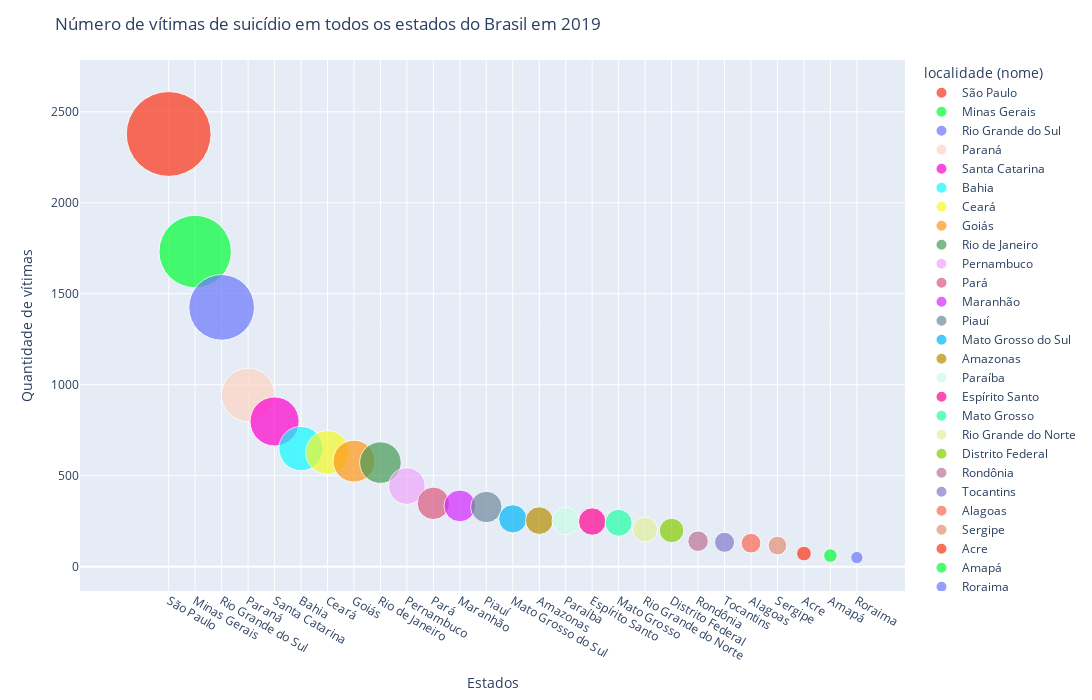

Write notebook code for a chart like this one.
### Markdown cell above
Gerando o gráfico

### Code cell
# Gráfico 1

nm_coluna_x = "localidade (nome)"
nm_coluna_y = "Ano"
qtde_municipios = 27
data_analise = df_2019.iloc[0]['data']

df_sorted = df_2019.sort_values('Ano', ascending=False)

fig = px.scatter(df_sorted.head(qtde_municipios),
x = nm_coluna_x,
y = nm_coluna_y,
size = nm_coluna_y,
color = nm_coluna_x,
hover_name = nm_coluna_x,
size_max = 60,
color_discrete_sequence= px.colors.qualitative.Light24)

fig.update_layout(
title = "Número de vítimas de suicídio em todos os estados do Brasil em 2019 ",
xaxis_title = "Estados",
yaxis_title = "Quantidade de vítimas",
width = 1200, height= 700)
fig.show()

### Figure 1 — Plotly figure (JSON) as saved in the notebook; plotly's stock layout.template omitted (floating-point values rounded to 4 significant figures)
{"data": [{"hovertemplate": "<b>%{hovertext}</b><br><br>localidade (nome)=%{x}<br>Ano=%{marker.size}<extra></extra>", "hovertext": ["São Paulo"], "legendgroup": "São Paulo", "marker": {"color": "#FD3216", "size": [2378], "sizemode": "area", "sizeref": 0.6606, "symbol": "circle"}, "mode": "markers", "name": "São Paulo", "orientation": "v", "showlegend": true, "type": "scatter", "x": ["São Paulo"], "xaxis": "x", "y": [2378], "yaxis": "y"}, {"hovertemplate": "<b>%{hovertext}</b><br><br>localidade (nome)=%{x}<br>Ano=%{marker.size}<extra></extra>", "hovertext": ["Minas Gerais"], "legendgroup": "Minas Gerais", "marker": {"color": "#00FE35", "size": [1732], "sizemode": "area", "sizeref": 0.6606, "symbol": "circle"}, "mode": "markers", "name": "Minas Gerais", "orientation": "v", "showlegend": true, "type": "scatter", "x": ["Minas Gerais"], "xaxis": "x", "y": [1732], "yaxis": "y"}, {"hovertemplate": "<b>%{hovertext}</b><br><br>localidade (nome)=%{x}<br>Ano=%{marker.size}<extra></extra>", "hovertext": ["Rio Grande do Sul"], "legendgroup": "Rio Grande do Sul", "marker": {"color": "#6A76FC", "size": [1425], "sizemode": "area", "sizeref": 0.6606, "symbol": "circle"}, "mode": "markers", "name": "Rio Grande do Sul", "orientation": "v", "showlegend": true, "type": "scatter", "x": ["Rio Grande do Sul"], "xaxis": "x", "y": [1425], "yaxis": "y"}, {"hovertemplate": "<b>%{hovertext}</b><br><br>localidade (nome)=%{x}<br>Ano=%{marker.size}<extra></extra>", "hovertext": ["Paraná"], "legendgroup": "Paraná", "marker": {"color": "#FED4C4", "size": [944], "sizemode": "area", "sizeref": 0.6606, "symbol": "circle"}, "mode": "markers", "name": "Paraná", "orientation": "v", "showlegend": true, "type": "scatter", "x": ["Paraná"], "xaxis": "x", "y": [944], "yaxis": "y"}, {"hovertemplate": "<b>%{hovertext}</b><br><br>localidade (nome)=%{x}<br>Ano=%{marker.size}<extra></extra>", "hovertext": ["Santa Catarina"], "legendgroup": "Santa Catarina", "marker": {"color": "#FE00CE", "size": [798], "sizemode": "area", "sizeref": 0.6606, "symbol": "circle"}, "mode": "markers", "name": "Santa Catarina", "orientation": "v", "showlegend": true, "type": "scatter", "x": ["Santa Catarina"], "xaxis": "x", "y": [798], "yaxis": "y"}, {"hovertemplate": "<b>%{hovertext}</b><br><br>localidade (nome)=%{x}<br>Ano=%{marker.size}<extra></extra>", "hovertext": ["Bahia"], "legendgroup": "Bahia", "marker": {"color": "#0DF9FF", "size": [649], "sizemode": "area", "sizeref": 0.6606, "symbol": "circle"}, "mode": "markers", "name": "Bahia", "orientation": "v", "showlegend": true, "type": "scatter", "x": ["Bahia"], "xaxis": "x", "y": [649], "yaxis": "y"}, {"hovertemplate": "<b>%{hovertext}</b><br><br>localidade (nome)=%{x}<br>Ano=%{marker.size}<extra></extra>", "hovertext": ["Ceará"], "legendgroup": "Ceará", "marker": {"color": "#F6F926", "size": [628], "sizemode": "area", "sizeref": 0.6606, "symbol": "circle"}, "mode": "markers", "name": "Ceará", "orientation": "v", "showlegend": true, "type": "scatter", "x": ["Ceará"], "xaxis": "x", "y": [628], "yaxis": "y"}, {"hovertemplate": "<b>%{hovertext}</b><br><br>localidade (nome)=%{x}<br>Ano=%{marker.size}<extra></extra>", "hovertext": ["Goiás"], "legendgroup": "Goiás", "marker": {"color": "#FF9616", "size": [580], "sizemode": "area", "sizeref": 0.6606, "symbol": "circle"}, "mode": "markers", "name": "Goiás", "orientation": "v", "showlegend": true, "type": "scatter", "x": ["Goiás"], "xaxis": "x", "y": [580], "yaxis": "y"}, {"hovertemplate": "<b>%{hovertext}</b><br><br>localidade (nome)=%{x}<br>Ano=%{marker.size}<extra></extra>", "hovertext": ["Rio de Janeiro"], "legendgroup": "Rio de Janeiro", "marker": {"color": "#479B55", "size": [572], "sizemode": "area", "sizeref": 0.6606, "symbol": "circle"}, "mode": "markers", "name": "Rio de Janeiro", "orientation": "v", "showlegend": true, "type": "scatter", "x": ["Rio de Janeiro"], "xaxis": "x", "y": [572], "yaxis": "y"}, {"hovertemplate": "<b>%{hovertext}</b><br><br>localidade (nome)=%{x}<br>Ano=%{marker.size}<extra></extra>", "hovertext": ["Pernambuco"], "legendgroup": "Pernambuco", "marker": {"color": "#EEA6FB", "size": [443], "sizemode": "area", "sizeref": 0.6606, "symbol": "circle"}, "mode": "markers", "name": "Pernambuco", "orientation": "v", "showlegend": true, "type": "scatter", "x": ["Pernambuco"], "xaxis": "x", "y": [443], "yaxis": "y"}, {"hovertemplate": "<b>%{hovertext}</b><br><br>localidade (nome)=%{x}<br>Ano=%{marker.size}<extra></extra>", "hovertext": ["Pará"], "legendgroup": "Pará", "marker": {"color": "#DC587D", "size": [348], "sizemode": "area", "sizeref": 0.6606, "symbol": "circle"}, "mode": "markers", "name": "Pará", "orientation": "v", "showlegend": true, "type": "scatter", "x": ["Pará"], "xaxis": "x", "y": [348], "yaxis": "y"}, {"hovertemplate": "<b>%{hovertext}</b><br><br>localidade (nome)=%{x}<br>Ano=%{marker.size}<extra></extra>", "hovertext": ["Maranhão"], "legendgroup": "Maranhão", "marker": {"color": "#D626FF", "size": [334], "sizemode": "area", "sizeref": 0.6606, "symbol": "circle"}, "mode": "markers", "name": "Maranhão", "orientation": "v", "showlegend": true, "type": "scatter", "x": ["Maranhão"], "xaxis": "x", "y": [334], "yaxis": "y"}, {"hovertemplate": "<b>%{hovertext}</b><br><br>localidade (nome)=%{x}<br>Ano=%{marker.size}<extra></extra>", "hovertext": ["Piauí"], "legendgroup": "Piauí", "marker": {"color": "#6E899C", "size": [328], "sizemode": "area", "sizeref": 0.6606, "symbol": "circle"}, "mode": "markers", "name": "Piauí", "orientation": "v", "showlegend": true, "type": "scatter", "x": ["Piauí"], "xaxis": "x", "y": [328], "yaxis": "y"}, {"hovertemplate": "<b>%{hovertext}</b><br><br>localidade (nome)=%{x}<br>Ano=%{marker.size}<extra></extra>", "hovertext": ["Mato Grosso do Sul"], "legendgroup": "Mato Grosso do Sul", "marker": {"color": "#00B5F7", "size": [263], "sizemode": "area", "sizeref": 0.6606, "symbol": "circle"}, "mode": "markers", "name": "Mato Grosso do Sul", "orientation": "v", "showlegend": true, "type": "scatter", "x": ["Mato Grosso do Sul"], "xaxis": "x", "y": [263], "yaxis": "y"}, {"hovertemplate": "<b>%{hovertext}</b><br><br>localidade (nome)=%{x}<br>Ano=%{marker.size}<extra></extra>", "hovertext": ["Amazonas"], "legendgroup": "Amazonas", "marker": {"color": "#B68E00", "size": [253], "sizemode": "area", "sizeref": 0.6606, "symbol": "circle"}, "mode": "markers", "name": "Amazonas", "orientation": "v", "showlegend": true, "type": "scatter", "x": ["Amazonas"], "xaxis": "x", "y": [253], "yaxis": "y"}, {"hovertemplate": "<b>%{hovertext}</b><br><br>localidade (nome)=%{x}<br>Ano=%{marker.size}<extra></extra>", "hovertext": ["Paraíba"], "legendgroup": "Paraíba", "marker": {"color": "#C9FBE5", "size": [251], "sizemode": "area", "sizeref": 0.6606, "symbol": "circle"}, "mode": "markers", "name": "Paraíba", "orientation": "v", "showlegend": true, "type": "scatter", "x": ["Paraíba"], "xaxis": "x", "y": [251], "yaxis": "y"}, {"hovertemplate": "<b>%{hovertext}</b><br><br>localidade (nome)=%{x}<br>Ano=%{marker.size}<extra></extra>", "hovertext": ["Espírito Santo"], "legendgroup": "Espírito Santo", "marker": {"color": "#FF0092", "size": [248], "sizemode": "area", "sizeref": 0.6606, "symbol": "circle"}, "mode": "markers", "name": "Espírito Santo", "orientation": "v", "showlegend": true, "type": "scatter", "x": ["Espírito Santo"], "xaxis": "x", "y": [248], "yaxis": "y"}, {"hovertemplate": "<b>%{hovertext}</b><br><br>localidade (nome)=%{x}<br>Ano=%{marker.size}<extra></extra>", "hovertext": ["Mato Grosso"], "legendgroup": "Mato Grosso", "marker": {"color": "#22FFA7", "size": [241], "sizemode": "area", "sizeref": 0.6606, "symbol": "circle"}, "mode": "markers", "name": "Mato Grosso", "orientation": "v", "showlegend": true, "type": "scatter", "x": ["Mato Grosso"], "xaxis": "x", "y": [241], "yaxis": "y"}, {"hovertemplate": "<b>%{hovertext}</b><br><br>localidade (nome)=%{x}<br>Ano=%{marker.size}<extra></extra>", "hovertext": ["Rio Grande do Norte"], "legendgroup": "Rio Grande do Norte", "marker": {"color": "#E3EE9E", "size": [204], "sizemode": "area", "sizeref": 0.6606, "symbol": "circle"}, "mode": "markers", "name": "Rio Grande do Norte", "orientation": "v", "showlegend": true, "type": "scatter", "x": ["Rio Grande do Norte"], "xaxis": "x", "y": [204], "yaxis": "y"}, {"hovertemplate": "<b>%{hovertext}</b><br><br>localidade (nome)=%{x}<br>Ano=%{marker.size}<extra></extra>", "hovertext": ["Distrito Federal"], "legendgroup": "Distrito Federal", "marker": {"color": "#86CE00", "size": [199], "sizemode": "area", "sizeref": 0.6606, "symbol": "circle"}, "mode": "markers", "name": "Distrito Federal", "orientation": "v", "showlegend": true, "type": "scatter", "x": ["Distrito Federal"], "xaxis": "x", "y": [199], "yaxis": "y"}, {"hovertemplate": "<b>%{hovertext}</b><br><br>localidade (nome)=%{x}<br>Ano=%{marker.size}<extra></extra>", "hovertext": ["Rondônia"], "legendgroup": "Rondônia", "marker": {"color": "#BC7196", "size": [140], "sizemode": "area", "sizeref": 0.6606, "symbol": "circle"}, "mode": "markers", "name": "Rondônia", "orientation": "v", "showlegend": true, "type": "scatter", "x": ["Rondônia"], "xaxis": "x", "y": [140], "yaxis": "y"}, {"hovertemplate": "<b>%{hovertext}</b><br><br>localidade (nome)=%{x}<br>Ano=%{marker.size}<extra></extra>", "hovertext": ["Tocantins"], "legendgroup": "Tocantins", "marker": {"color": "#7E7DCD", "size": [134], "sizemode": "area", "sizeref": 0.6606, "symbol": "circle"}, "mode": "markers", "name": "Tocantins", "orientation": "v", "showlegend": true, "type": "scatter", "x": ["Tocantins"], "xaxis": "x", "y": [134], "yaxis": "y"}, {"hovertemplate": "<b>%{hovertext}</b><br><br>localidade (nome)=%{x}<br>Ano=%{marker.size}<extra></extra>", "hovertext": ["Alagoas"], "legendgroup": "Alagoas", "marker": {"color": "#FC6955", "size": [129], "sizemode": "area", "sizeref": 0.6606, "symbol": "circle"}, "mode": "markers", "name": "Alagoas", "orientation": "v", "showlegend": true, "type": "scatter", "x": ["Alagoas"], "xaxis": "x", "y": [129], "yaxis": "y"}, {"hovertemplate": "<b>%{hovertext}</b><br><br>localidade (nome)=%{x}<br>Ano=%{marker.size}<extra></extra>", "hovertext": ["Sergipe"], "legendgroup": "Sergipe", "marker": {"color": "#E48F72", "size": [116], "sizemode": "area", "sizeref": 0.6606, "symbol": "circle"}, "mode": "markers", "name": "Sergipe", "orientation": "v", "showlegend": true, "type": "scatter", "x": ["Sergipe"], "xaxis": "x", "y": [116], "yaxis": "y"}, {"hovertemplate": "<b>%{hovertext}</b><br><br>localidade (nome)=%{x}<br>Ano=%{marker.size}<extra></extra>", "hovertext": ["Acre"], "legendgroup": "Acre", "marker": {"color": "#FD3216", "size": [72], "sizemode": "area", "sizeref": 0.6606, "symbol": "circle"}, "mode": "markers", "name": "Acre", "orientation": "v", "showlegend": true, "type": "scatter", "x": ["Acre"], "xaxis": "x", "y": [72], "yaxis": "y"}, {"hovertemplate": "<b>%{hovertext}</b><br><br>localidade (nome)=%{x}<br>Ano=%{marker.size}<extra></extra>", "hovertext": ["Amapá"], "legendgroup": "Amapá", "marker": {"color": "#00FE35", "size": [61], "sizemode": "area", "sizeref": 0.6606, "symbol": "circle"}, "mode": "markers", "name": "Amapá", "orientation": "v", "showlegend": true, "type": "scatter", "x": ["Amapá"], "xaxis": "x", "y": [61], "yaxis": "y"}, {"hovertemplate": "<b>%{hovertext}</b><br><br>localidade (nome)=%{x}<br>Ano=%{marker.size}<extra></extra>", "hovertext": ["Roraima"], "legendgroup": "Roraima", "marker": {"color": "#6A76FC", "size": [50], "sizemode": "area", "sizeref": 0.6606, "symbol": "circle"}, "mode": "markers", "name": "Roraima", "orientation": "v", "showlegend": true, "type": "scatter", "x": ["Roraima"], "xaxis": "x", "y": [50], "yaxis": "y"}], "layout": {"height": 700, "legend": {"itemsizing": "constant", "title": {"text": "localidade (nome)"}, "tracegroupgap": 0}, "margin": {"t": 60}, "title": {"text": "Número de vítimas de suicídio em todos os estados do Brasil em 2019 "}, "width": 1200, "xaxis": {"anchor": "y", "categoryarray": ["São Paulo", "Minas Gerais", "Rio Grande do Sul", "Paraná", "Santa Catarina", "Bahia", "Ceará", "Goiás", "Rio de Janeiro", "Pernambuco", "Pará", "Maranhão", "Piauí", "Mato Grosso do Sul", "Amazonas", "Paraíba", "Espírito Santo", "Mato Grosso", "Rio Grande do Norte", "Distrito Federal", "Rondônia", "Tocantins", "Alagoas", "Sergipe", "Acre", "Amapá", "Roraima"], "categoryorder": "array", "domain": [0, 1], "title": {"text": "Estados"}}, "yaxis": {"anchor": "x", "domain": [0, 1], "title": {"text": "Quantidade de vítimas"}}}}
